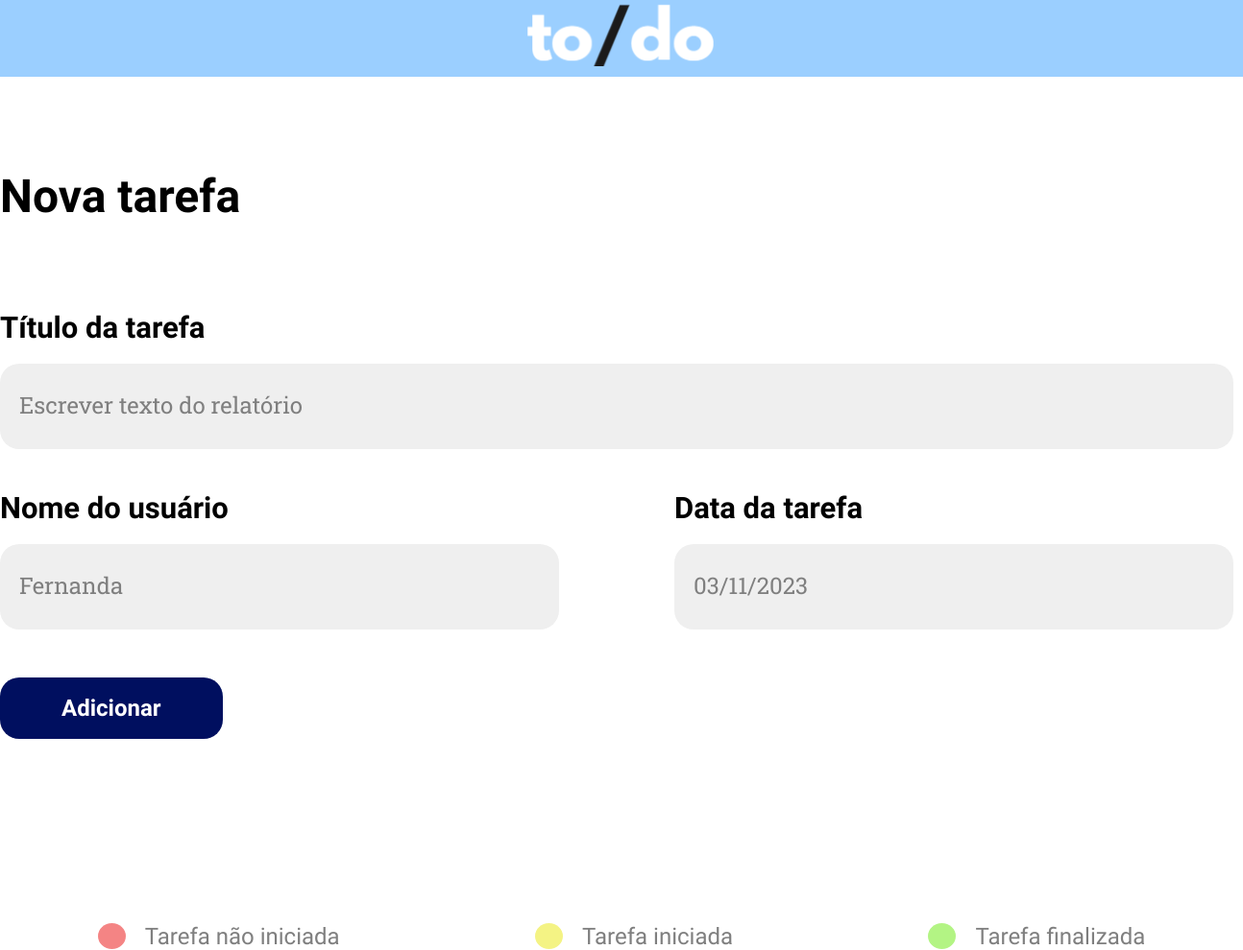
The page /editar_tarefa/4 on the database its author committed.
### tables this page shows
CREATE TABLE activities (
            id INTEGER PRIMARY KEY AUTOINCREMENT, 
            name TEXT,
            description TEXT, 
            date TEXT,
            start_time TEXT,
            end_time TEXT,
            status TEXT);

### main.py (the view)
@app.route('/editar_tarefa/<string:id>', methods=['POST','GET'])
def editar_tarefa(id):
    identificador = int(id)
    resposta = db.select_from_table(custom_query=f"SELECT id, name, description, date FROM activities WHERE id = {identificador}")
    id = resposta[0][0]
    nome = resposta[0][1]
    descricao = resposta[0][2]
    data = resposta[0][3]
    return render_template('update.html', nome=nome, descricao=descricao, data=data, id=id)

### bd_tutorial.py (called while the page is built)
def create_connection(db_file) -> sqlite3.Connection:
    conn = None
    conn = sqlite3.connect(db_file)
    return conn

def select_from_table(table_name : str = None, custom_query : str = None) -> list[tuple]:
    conn = create_connection(DB_PATH)
    cur = conn.cursor()
    if not custom_query:
        cur.execute(f"SELECT * FROM {table_name}")
    else:
        print(custom_query)
        cur.execute(custom_query)
    rows = cur.fetchall()
    return rows

### templates/update.html (shortened to what this page needs)
<!DOCTYPE html>
<html lang="en">
<head>
    <link rel="stylesheet" href="{{ url_for('static',    filename='register.css') }}">
</head>
<body>
    <header class="headerSection">
        <div class="headerContainer">
            <img class="logo" src="{{ url_for('static',filename='assets/logo.svg') }}" alt="Logo">
        </div>
    </header>
    <div class="formsSection">
        <div class="forms">
            <h1 class="h1"> Nova tarefa </h1>
            <div class="formsContainer">
                <form class="form" action="{{url_for('atualizar', id=id)}}" method="POST">
                        <div class="inputContainer">
                            <label for="">Título da tarefa</label>
                            <input type="text" id="descricao" name="descricao"
                            placeholder="{{descricao}}">
                        </div>
                        <div class="form2">
                            <div class="inputContainer2">
                                <label for=""> Nome do usuário</label>
                                <input type="text"
                                name="nome"
                                id="nome" placeholder="{{nome}}">
                            </div>
                            <div class="inputContainer2">
                                <label for=""> Data da tarefa</label>
                                <input type="text"
                                name="data" id="data"
                                placeholder="{{data}}">
                            </div>
                        </div>
                        <div class="buttonContainer">
                            <button class="submitButton" type="submit">
                                <a class="linkButton" href="">
                                    Adicionar
                                </a>
                            </button>
                        </div>
                </form>
            </div>
        </div>
        <div class="captionsSection">
                <div class="captionsContainer">
                    <div class="caption">
                        <img class="logo" src="{{ url_for('static',filename='assets/Cor Categoria Vermelho.svg') }}" alt="Categoria Vermelho">
                        <p class="bThin"> Tarefa não iniciada</p>
                    </div>
                    <div class="caption">
                        <img class="logo" src="{{ url_for('static',filename='assets/Cor Categoria Amarelo.svg') }}"  alt="Categoria Amarela">
                        <p class="bThin"> Tarefa iniciada</p>
                    </div>
                    <div class="caption">
                        <img class="logo" src="{{ url_for('static',filename='assets/Cor Categoria Verde.svg') }}"  alt="Categoria Verde">
                        <p class="bThin">Tarefa finalizada</p>
                    </div>
                </div>
        </div>
</body>
</html>

### static/register.css (style rules this page uses)
* { margin: 0; padding: 0; box-sizing: border-box; font-family: 'Outfit', sans-serif; }
html { scroll-behavior: smooth; }
.headerSection { background-color: #9BCFFF; width: 100%; height: 80px; display: flex; justify-content: center; }
.formsSection { width: 100%; display: flex; justify-content: center; align-items: center; flex-direction: column; gap: 96px; }
.h1 { color: #000; font-family: Sora; font-size: 48px; font-style: normal; font-weight: 600; line-height: 120% }
.forms { width: 100%; max-width: 1344px; display: flex; align-items: flex-start; margin-top: 96px; gap: 96px; flex-direction: column; }
.form { width: 100%; max-width: 1344px; display: flex; gap: 50px; flex-direction: column; }
.inputContainer { display: flex; flex-direction: column; align-items: flex-start; gap: 25px; }
.form label { color: #000; font-family: Sora; font-size: 31px; font-style: normal; font-weight: 600; line-height: 24px; }
.form input[type=text],input[type=email] { width: 1284px; height: 89px; padding: 20px; border-radius: 20px; background: #EFEFEF; background-blend-mode: darken; border: none; color: #000; font-family: Sora; font-size: 24px; font-weight: 400; }
::placeholder { color: var(--Cinza-Escuro, #7F7F7F); font-family: Roboto Slab; font-size: 24px; font-style: normal; font-weight: 400; line-height: 120%; }
.form2 { width: 100%; max-width: 1344px; display: flex; justify-content: space-between; }
.inputContainer2 { display: flex; flex-direction: column; align-items: flex-start; gap: 25px; }
.form2 input[type=text],input[type=email] { width: 582px; height: 89px; padding: 20px; border-radius: 20px; background: #EFEFEF; background-blend-mode: darken; border: none; color: #000; font-family: Sora; font-size: 24px; font-weight: 400; }
.buttonContainer { margin-bottom: 96px; }
.submitButton { display: inline-flex; padding: 20px 64px; justify-content: center; align-items: center; gap: 10px; border-radius: 20px; background: #000F5F; background-blend-mode: darken; border: none; }
.linkButton { color: #FFF; font-family: Sora; font-size: 24px; font-style: normal; font-weight: 600; line-height: 24px; text-decoration: none; }
.captionsSection { width: 100%; display: flex; justify-self: center; justify-content: center; align-items: center; }
.captionsContainer { display: flex; justify-content: space-around; align-items: center; width: 100%; max-width: 1344px; }
.bThin { color: #7F7F7F; font-family: Sora; font-size: 24px; font-weight: 300; line-height: 120% }
.caption { display: flex; align-items: center; gap: 20px; }

### rows shown on the page
activities: descricao "Escrever texto do relatório", nome "Fernanda", data "03/11/2023"
